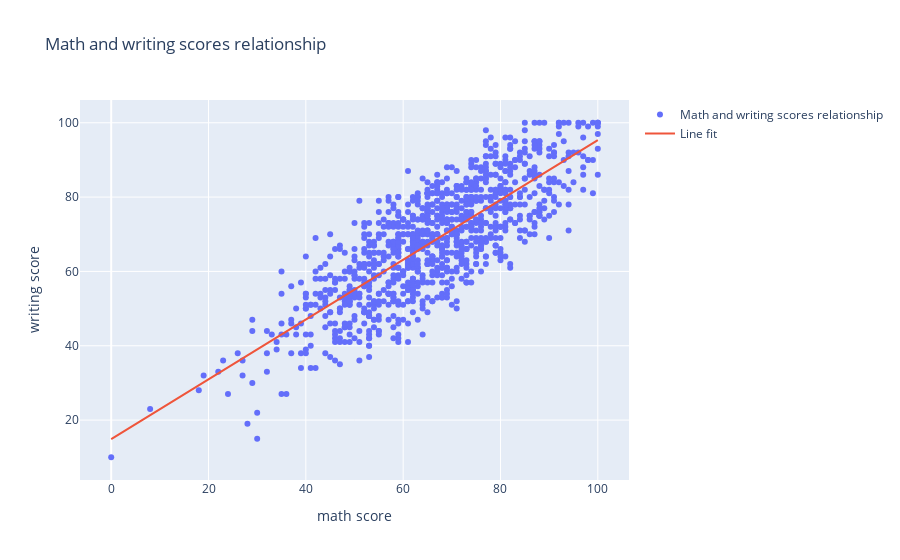

Write notebook code for a chart like this one.
### Code cell
#drawing a linear regressiong plot
slope, intercept, r_value, p_value, std_err = stats.linregress(data_all["math score"], data_all["writing score"])
print("Pearson R value is: %.5f"%r_value + " with a p-value of: %.5e"%p_value)

# This part sets up the object, that contains your data to be plotted: lists of x and y values
# That object is called trace0
trace0 = Scatter(
    x = data_all["math score"],
    y = data_all["writing score"],
    mode = 'markers',
    name = 'Math and writing scores relationship',
)

line = slope*data_all["math score"]+intercept # Lets create a line, that uses x argument as x values
# trace1 holds the data for plotting the line
trace1 = Scatter(
    x = data_all["math score"],
    y = line,
    mode = 'lines',
    name = 'Line fit'
)
# This part sets up the object, that contains descriptions of the plot's style
# That object is called layout
layout = Layout(title="Math and writing scores relationship",xaxis=dict(title="math score"),yaxis=dict(title="writing score"),)
plotly.offline.iplot({"data": [trace0, trace1],"layout": layout})

### Figure 1 — Plotly figure (JSON) as saved in the notebook; plotly's stock layout.template omitted (floating-point values rounded to 4 significant figures; data arrays with more than 128 entries replaced by an {"elided": "..."} marker saying what was removed)
{"data": [{"mode": "markers", "name": "Math and writing scores relationship", "type": "scatter", "x": {"elided": "1000 int values"}, "y": {"elided": "1000 int values"}}, {"mode": "lines", "name": "Line fit", "type": "scatter", "x": {"elided": "1000 int values"}, "y": {"elided": "1000 float values"}}], "layout": {"title": {"text": "Math and writing scores relationship"}, "xaxis": {"title": {"text": "math score"}}, "yaxis": {"title": {"text": "writing score"}}}}
